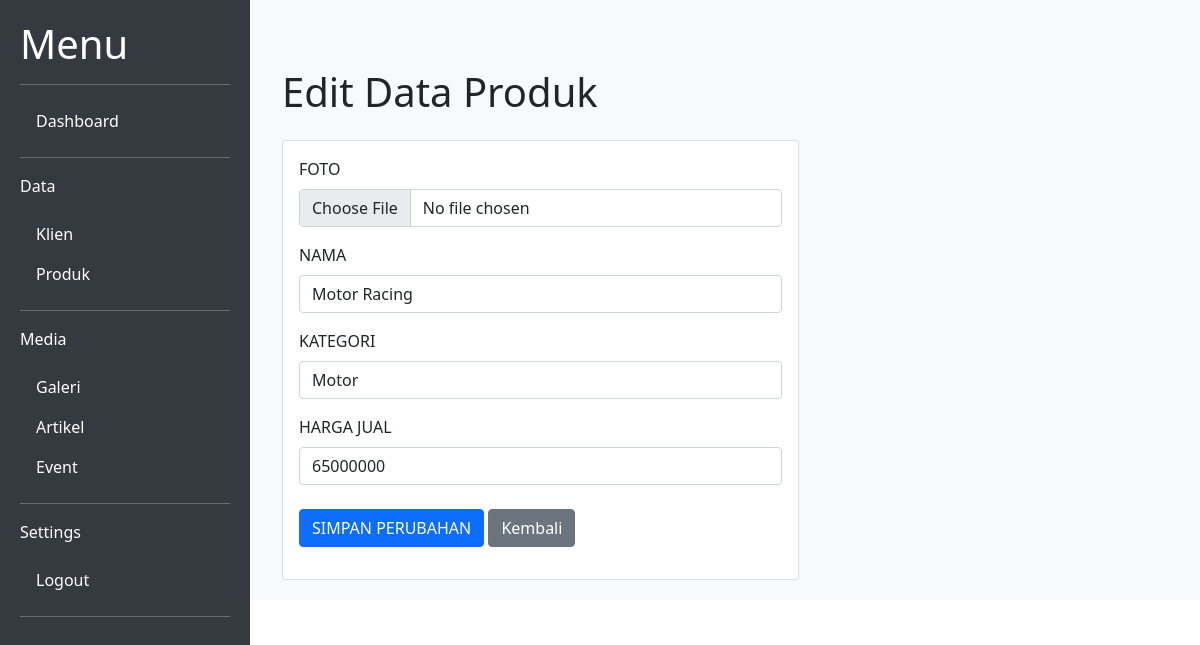
Screenshot of /produk-edit.php?id_produk=4 with the database file from the repository.
### tables this page shows
CREATE TABLE `produk` (
  `id_produk` int(5) NOT NULL,
  `foto_produk` varchar(255) NOT NULL,
  `nama_produk` varchar(255) NOT NULL,
  `kategori` varchar(255) NOT NULL,
  `harga_jual` int(15) NOT NULL
);

### produk-edit.php (the view, shortened to what this page needs)
<?php
include 'sidebar.php';
include 'proses/connect.php';
$id = $_GET['id_produk'];
$produk = mysqli_query($conn, "SELECT * FROM produk WHERE id_produk='$id'");
$row = mysqli_fetch_array($produk);
?>
<body>
   <div class="content bg-light">
      <div class="container mt-5">
         <div class="row mb-3">
            <div class="col">
               <h1>Edit Data Produk</h1>
            </div>
         </div>
         <div class="card col-7">
            <div class="card-body">
               <form class="form-group" action="proses/produk-edit-proses.php" method="post" enctype="multipart/form-data">
                  <div class="mb-3">
                     <label for="foto" class="form-label">FOTO</label>
                     <input class="form-control" type="file" name="foto">
                  </div>
                  <div class="mb-3">
                     <label for="nama" class="form-label">NAMA</label>
                     <input class="form-control" type="text" value="<?php echo $row['nama_produk']; ?>" name="nama">
                  </div>
                  <div class="mb-3">
                     <label for="kategori" class="form-label">KATEGORI</label>
                     <input class="form-control" type="text" value="<?php echo $row['kategori']; ?>" name="kategori">
                  </div>
                  <div class="mb-3">
                     <label for="hargajual" class="form-label">HARGA JUAL</label>
                     <input class="form-control" type="text" value="<?php echo $row['harga_jual']; ?>" name="hargajual">
                  </div>
                  <div class="mb-3">
                     <button class="btn btn-primary mt-2" type="submit" value="simpan">SIMPAN PERUBAHAN</button>
                     <a href="produk.php" class="btn btn-secondary mt-2" role="button">Kembali</a>
                  </div>
               </form>
            </div>
         </div>
      </div>
   </div>
</body>

### sidebar.php (style rules this page uses)
.content { flex: 1; padding: 20px; margin-left: 250px; }

### rows the page displays
produk: nama "Motor Racing", kategori "Motor", hargajual "65000000"
